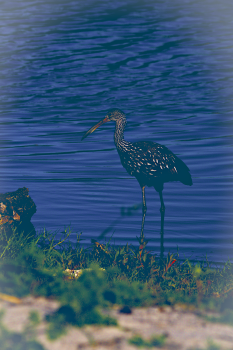
#> input picture tests/fixtures/golden/IMG_4598_recipe.png, 233 x 350 px; its folder holds only this picture in this run
$ python -i color_pipeline.py   (imports and definitions only)
#> lines starting #> are read from the running program, lines starting #| are printed output that depends on the picture
"""Boundary conversions between PIL/QImage and the internal float pipeline.

The internal canonical pixel format is::

    LinearImage = np.ndarray, shape (H, W, 3), dtype float32,
                  values in [0, 1], linear-light, sRGB primaries.

All processors and the model speak this format. Loaders and the viewer
go through this module to convert from / to sRGB-encoded uint8 PIL or
``QImage``. No other module should import ``PIL.ImageEnhance`` or build
a ``QImage`` directly from raw pixels -- this is the only chokepoint.

The sRGB OETF/EOTF used here is the standard piecewise IEC 61966-2-1
curve (not the gamma-2.2 approximation). ``rawpy`` produces the same
curve when configured with ``output_color=ColorSpace.sRGB`` so that
JPEG and RAW callers do not need a special-case path downstream.
"""

from __future__ import annotations

import logging
from typing import Optional

import numpy as np
from PIL import Image
from PyQt6.QtGui import QImage


logger = logging.getLogger(__name__)


LinearImage = np.ndarray  # type alias used throughout the codebase


_SRGB_THRESHOLD_LIN = 0.0031308
_SRGB_THRESHOLD_SRGB = 0.04045
_SRGB_GAMMA = 2.4
_SRGB_LINEAR_SLOPE = 12.92
_SRGB_OFFSET = 0.055
_SRGB_SCALE = 1.055


# [30 lines left out: functions srgb_to_linear, linear_to_srgb, not called in this run]


_UINT8_TO_LINEAR_LUT: Optional[np.ndarray] = None
_UINT16_TO_LINEAR_LUT: Optional[np.ndarray] = None


# [129 lines left out: functions _uint8_to_linear_lut, uint8_srgb_to_linear, _uint16_to_linear_lut, uint16_srgb_to_linear, pil_to_linear, linear_to_pil and 3 more, not called in this run]


def to_linear(image) -> LinearImage:
    """Best-effort coercion of ``PIL.Image`` or ndarray to LinearImage.

    Used by the viewer's transitional ``set_image`` to accept either
    type during the migration. Should not be used inside processors.
    """
    if isinstance(image, np.ndarray):
        if image.dtype != np.float32:
            return image.astype(np.float32, copy=False)
        return image
    if isinstance(image, Image.Image):
        return pil_to_linear(image)
    raise TypeError(
        f"to_linear: expected np.ndarray or PIL.Image, got {type(image).__name__}"
    )


__all__ = [
    "LinearImage",
    "srgb_to_linear",
    "linear_to_srgb",
    "uint8_srgb_to_linear",
    "uint16_srgb_to_linear",
    "pil_to_linear",
    "linear_to_pil",
    "linear_to_qimage",
    "to_linear",
]

>>> import cv2
>>> picture = cv2.imread('../../tests/fixtures/golden/IMG_4598_recipe.png', cv2.IMREAD_GRAYSCALE)
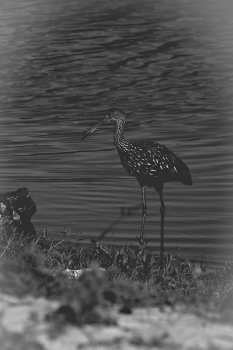
#> picture: shape (350, 233); min 29, max 234, mean 81.2
>>> result = to_linear(picture)

$ run again, on tests/fixtures/golden/IMG_4620_recipe.png
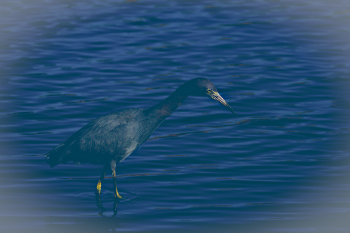
#> input picture tests/fixtures/golden/IMG_4620_recipe.png, 350 x 233 px
#> `picture = cv2.imread('../../tests/fixtures/golden/IMG_4598_recipe.png'..`:
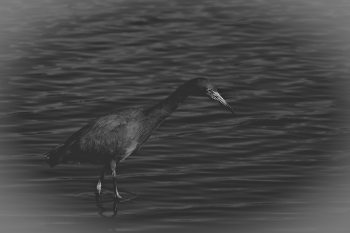
#> picture: shape (233, 350); min 34, max 208, mean 69.6
